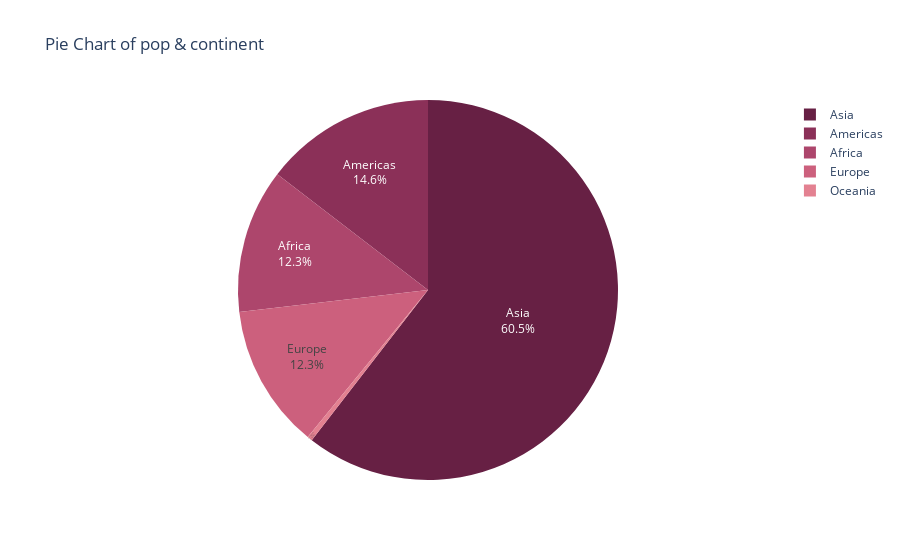

Write notebook code for a chart like this one.
### Code cell
fig = px.pie(df4 ,
       values = "pop" , 
       names = "continent"       , 
       title = "Pie Chart of pop & continent" ,
       color_discrete_sequence = px.colors.sequential.Burg_r )
fig.update_traces(textposition='inside', textinfo='percent+label')
fig.show()

### Figure 1 — Plotly figure (JSON) as saved in the notebook; plotly's stock layout.template omitted (floating-point values rounded to 4 significant figures; data arrays with more than 128 entries replaced by an {"elided": "..."} marker saying what was removed)
{"data": [{"domain": {"x": [0, 1], "y": [0, 1]}, "hovertemplate": "continent=%{label}<br>pop=%{value}<extra></extra>", "labels": {"elided": "1704 str values"}, "legendgroup": "", "name": "", "showlegend": true, "textinfo": "percent+label", "textposition": "inside", "type": "pie", "values": {"elided": "1704 int values"}}], "layout": {"legend": {"tracegroupgap": 0}, "piecolorway": ["rgb(103, 32, 68)", "rgb(139, 48, 88)", "rgb(173, 70, 108)", "rgb(204, 96, 125)", "rgb(227, 129, 145)", "rgb(244, 163, 168)", "rgb(255, 198, 196)"], "title": {"text": "Pie Chart of pop & continent"}}}
